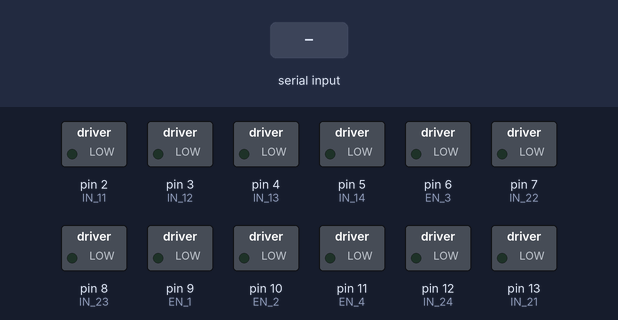
A sketch run on a simulated Arduino Uno, built with avr-gcc and run on an emulated ATmega328P. On the bench: switched loads named in the sketch (green lamp = pin HIGH). Dashed ring = blinking. The test bench sets the inputs (shaded band).

Above: at 1.2 s.
1.3 s: "l" received over Serial
At 2.5 s:
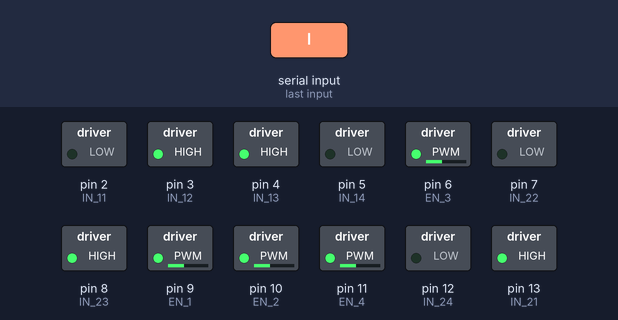
At 4.2 s:
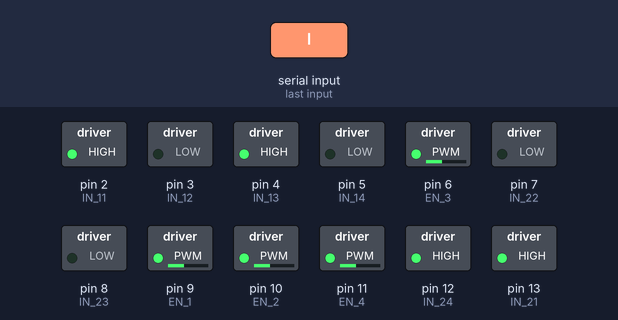
4.3 s: "c" received over Serial
At 7.5 s:
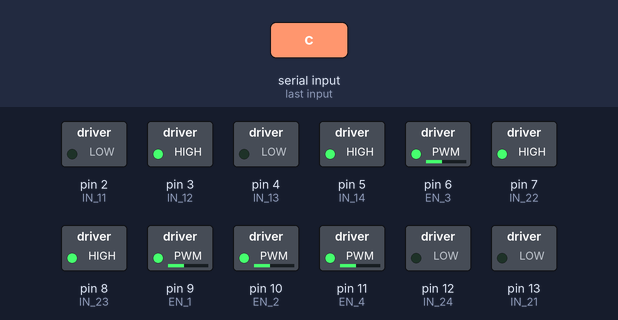
Timing chart, 0 to 12.8 s (numbered marks = the images above; inputs shaded):
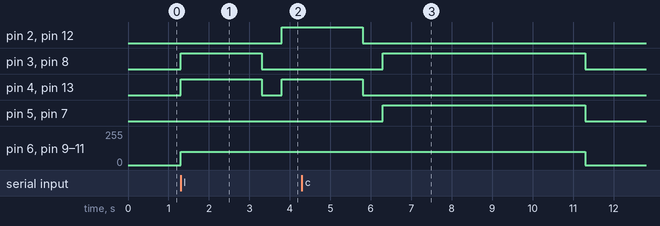

The sketch:

che_b2_8.ino
```cpp
// Define the motor control pins based on your setup
#define IN_11 2  // L298N #1, IN4 for IN4 for Back Left motor
#define IN_12 3  // L298N #1, IN3 for IN3 for Back Left motor
#define IN_13 4  // L298N #1, IN2 for Back Right motor
#define IN_14 5  // L298N #1, IN1 for Back Right motor
#define EN_1 9   // Enable pin for L298N #1 (Back motors)
#define EN_2 10  // Enable pin for L298N #1 (Back motors)

#define IN_21 13  // L298N #2, IN4 for Front Right motor
#define IN_22 7   // L298N #2, IN3 for Front Right motor
#define IN_23 8   // L298N #2, IN2 for Front Left motor
#define IN_24 12  // L298N #2, IN1 for Front Left motor
#define EN_3 6    // Enable pin for L298N #2 (Front motors)
#define EN_4 11   // Enable pin for L298N #2 (Front motors)


void setup() {
  // Initialize motor control pins as outputs
  pinMode(IN_11, OUTPUT);
  pinMode(IN_12, OUTPUT);
  pinMode(IN_13, OUTPUT);
  pinMode(IN_14, OUTPUT);
  pinMode(EN_1, OUTPUT);
  pinMode(EN_2, OUTPUT);

  pinMode(IN_21, OUTPUT);
  pinMode(IN_22, OUTPUT);
  pinMode(IN_23, OUTPUT);
  pinMode(IN_24, OUTPUT);
  pinMode(EN_3, OUTPUT);
  pinMode(EN_4, OUTPUT);

  // Initialize Serial communication for Bluetooth
  Serial.begin(9600);
}

void loop() {
  if (Serial.available()) {
    char command = Serial.read();

    if (command == 'l') {  // L-Shape movement
      moveForward(2000);   // Move forward for 1 second
      stopMovement(500);   // Stop for 0.5 second
      turnRight(2000);     // Turn right for 0.5 second
      stopMovement(500);   // Stop for 0.5 second
      // moveForward(1000);         // Move forward for 1 second
    } else if (command == 'c') {  // Circular motion
      moveInCircle(5000);
      stopRobot();                // Move in a circular motion for 2 seconds
    } else if (command == 's') {  // Circular motion
      stopRobot();                // Move in a circular motion for 2 seconds
    }
  }
}


void stopRobot() {
  digitalWrite(IN_11, LOW);
  digitalWrite(IN_12, LOW);
  digitalWrite(IN_13, LOW);
  digitalWrite(IN_14, LOW);
  digitalWrite(IN_24, LOW);
  digitalWrite(IN_23, LOW);
  digitalWrite(IN_22, LOW);
  digitalWrite(IN_21, LOW);
  analogWrite(EN_1, 0);
  analogWrite(EN_2, 0);
  analogWrite(EN_3, 0);
  analogWrite(EN_4, 0);
}
void moveForward(int duration) {
  digitalWrite(IN_11, LOW);
  digitalWrite(IN_12, HIGH);
  digitalWrite(IN_13, HIGH);
  digitalWrite(IN_14, LOW);
  digitalWrite(IN_24, LOW);
  digitalWrite(IN_23, HIGH);
  digitalWrite(IN_22, LOW);
  digitalWrite(IN_21, HIGH);
  analogWrite(EN_1, 100);
  analogWrite(EN_2, 100);
  analogWrite(EN_3, 100);
  analogWrite(EN_4, 100);
  delay(duration);
}

void stopMovement(int duration) {
  digitalWrite(IN_11, LOW);
  digitalWrite(IN_12, LOW);
  digitalWrite(IN_13, LOW);
  digitalWrite(IN_14, LOW);
  digitalWrite(IN_21, LOW);
  digitalWrite(IN_22, LOW);
  digitalWrite(IN_23, LOW);
  digitalWrite(IN_24, LOW);
  delay(duration);
}

void turnRight(int duration) {
  digitalWrite(IN_11, HIGH);
  digitalWrite(IN_12, LOW);
  digitalWrite(IN_13, HIGH);
  digitalWrite(IN_14, LOW);
  digitalWrite(IN_24, HIGH);
  digitalWrite(IN_23, LOW);
  digitalWrite(IN_22, LOW);
  digitalWrite(IN_21, HIGH);

  analogWrite(EN_1, 100);
  analogWrite(EN_2, 100);
  analogWrite(EN_3, 100);
  analogWrite(EN_4, 100);

  delay(duration);
}

void moveInCircle(int duration) {
  digitalWrite(IN_11, LOW);
  digitalWrite(IN_12, HIGH);
  digitalWrite(IN_13, LOW);
  digitalWrite(IN_14, HIGH);
  digitalWrite(IN_21, LOW);
  digitalWrite(IN_22, HIGH);
  digitalWrite(IN_23, HIGH);
  digitalWrite(IN_24, LOW);

  analogWrite(EN_1, 100);
  analogWrite(EN_2, 100);
  analogWrite(EN_3, 100);
  analogWrite(EN_4, 100);

  delay(duration);
}
```

Measured:
- after the input at 1.3 s, pin 2 (IN_11), pin 12 (IN_24): LOW → HIGH after 2.5 s; pin 3 (IN_12), pin 8 (IN_23): LOW → HIGH at once, → LOW 2.0 s later; pin 4 (IN_13), pin 13 (IN_21): LOW → HIGH at once, → LOW 2.0 s later, → HIGH 0.50 s later; pin 6 (EN_3), pin 9 (EN_1), pin 10 (EN_2), pin 11 (EN_4): 0/255 → 100/255 at once
- after the input at 4.3 s, pin 3 (IN_12), pin 5 (IN_14), pin 7 (IN_22), pin 8 (IN_23): LOW → HIGH after 2.0 s, → LOW 5.0 s later; pin 6 (EN_3), pin 9 (EN_1), pin 10 (EN_2), pin 11 (EN_4): 100/255 → 0/255 after 7.0 s
